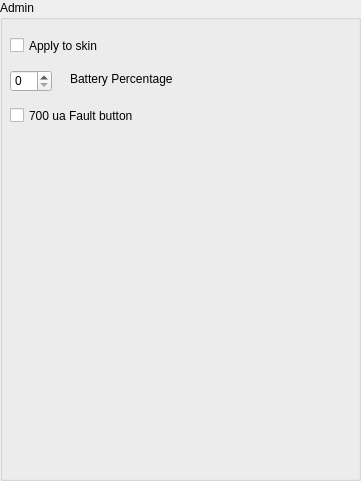
   <widget class="QGroupBox" name="groupBox">
    <property name="geometry">
     <rect>
      <x>390</x>
      <y>10</y>
      <width>361</width>
      <height>481</height>
     </rect>
    </property>
    <property name="title">
     <string>Admin</string>
    </property>
    <widget class="QCheckBox" name="applyToSkin">
     <property name="geometry">
      <rect>
       <x>10</x>
       <y>30</y>
       <width>131</width>
       <height>31</height>
      </rect>
     </property>
     <property name="layoutDirection">
      <enum>Qt::LeftToRight</enum>
     </property>
     <property name="text">
      <string>Apply to skin</string>
     </property>
    </widget>
    <widget class="QLabel" name="label_15">
     <property name="geometry">
      <rect>
       <x>70</x>
       <y>70</y>
       <width>111</width>
       <height>17</height>
      </rect>
     </property>
     <property name="text">
      <string>Battery Percentage</string>
     </property>
    </widget>
    <widget class="QCheckBox" name="faultButton">
     <property name="geometry">
      <rect>
       <x>10</x>
       <y>100</y>
       <width>181</width>
       <height>31</height>
      </rect>
     </property>
     <property name="layoutDirection">
      <enum>Qt::LeftToRight</enum>
     </property>
     <property name="text">
      <string>700 ua Fault button</string>
     </property>
    </widget>
    <widget class="QSpinBox" name="batterySpinBox">
     <property name="geometry">
      <rect>
       <x>10</x>
       <y>70</y>
       <width>42</width>
       <height>22</height>
      </rect>
     </property>
    </widget>
   </widget>
